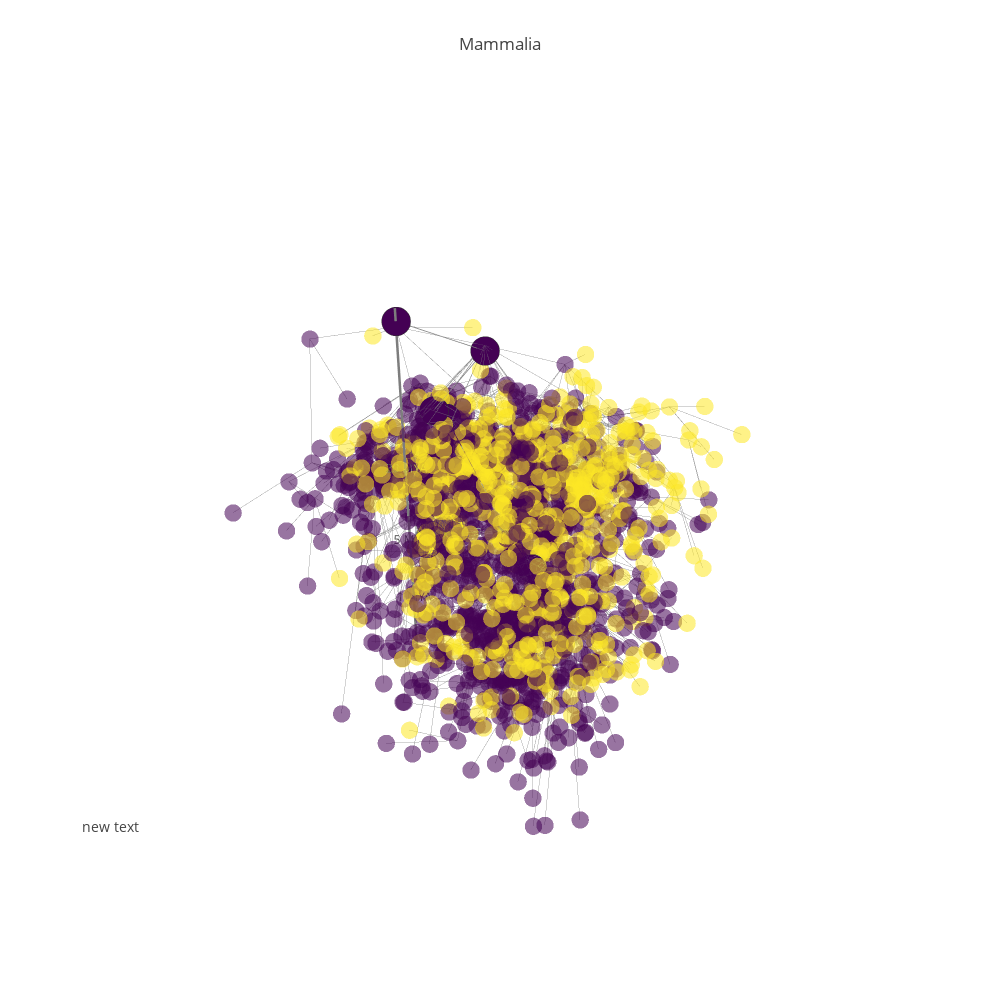

The notebook cell this image was saved under:
### Code cell
#pgp.plot_data
pgp.render_plot()
#pgp.render_plot(publish=True, filename="Mammals")

### Figure 1 — Plotly figure (JSON) as saved in the notebook; plotly's stock layout.template omitted (floating-point values rounded to 4 significant figures; data arrays with more than 128 entries replaced by an {"elided": "..."} marker saying what was removed)
{"data": [{"hoverinfo": "none", "line": {"color": "rgb(125,125,125)", "width": 5}, "mode": "lines", "type": "scatter3d", "uid": "76a0aa86-c91d-11e8-9947-f45c89a09993", "x": [-3.531, -3.531, null], "y": [0.6936, 0.6936, null], "z": [5.659, -0.09923, null]}, {"mode": "text", "text": ["1 MYA", "5 MYA", "20 MYA", "50 MYA", "150 MYA"], "type": "scatter3d", "uid": "76a1c81c-c91d-11e8-94cc-f45c89a09993", "x": [-3.531, -3.531, -3.531], "y": [0.6936, 0.6936, 0.6936], "z": [0.6931, 1.792, 3.045, 3.932, 5.017]}, {"hoverinfo": "none", "line": {"color": "rgb(125,125,125)", "width": 1}, "mode": "lines", "opacity": 0.65, "type": "scatter3d", "uid": "76a1ca74-c91d-11e8-8ae0-f45c89a09993", "x": {"elided": "5064 float values"}, "y": {"elided": "5064 float values"}, "z": {"elided": "5064 float values"}}, {"hoverinfo": "text", "marker": {"color": {"elided": "1688 int values"}, "colorscale": "Viridis", "opacity": 0.55, "size": 6, "symbol": "circle"}, "mode": "markers", "name": "actors", "text": {"elided": "1688 str values"}, "textfont": {"color": "#ff7f0e", "family": "sans serif", "size": 18}, "type": "scatter3d", "uid": "76a1cc0c-c91d-11e8-9c08-f45c89a09993", "x": {"elided": "1688 float values"}, "y": {"elided": "1688 float values"}, "z": {"elided": "1688 float values"}}, {"hoverinfo": "none", "line": {"color": "rgb(125,125,125)", "width": 1.5}, "mode": "lines", "opacity": 1, "type": "scatter3d", "uid": "76a1cdf8-c91d-11e8-a745-f45c89a09993", "x": [-3.531, -3.531, null, -4.349, -3.531, null, -4.094, -4.349, null, -4.185, -4.094, null, -4.519, -4.185, null, -4.041, -4.519, null, -3.575, -4.519, null, -5.107, -4.519, null, -3.704, -4.519, null, -4.16, -4.519, null, -5.239, -4.519, null, -5.014, -4.519, null], "y": [0.6936, 0.6936, null, 1.431, 0.6936, null, 0.6824, 1.431, null, 0.8313, 0.6824, null, 1.666, 0.8313, null, 0.9631, 1.666, null, 1.015, 1.666, null, 1.05, 1.666, null, 0.9481, 1.666, null, 2.504, 1.666, null, 1.453, 1.666, null, 1.972, 1.666, null], "z": [5.485, 5.485, null, 5.054, 5.485, null, 3.988, 5.054, null, 3.893, 3.988, null, 2.261, 3.893, null, 2.184, 2.261, null, 2.177, 2.261, null, 2.229, 2.261, null, 2.209, 2.261, null, 2.227, 2.261, null, 2.246, 2.261, null, 2.196, 2.261, null]}, {"hoverinfo": "text", "marker": {"color": [0, 0, 0, 0, 0, 2, 2, 2, 2, 0, 0, 0], "colorscale": "Viridis", "line": {"color": "rgb(50,50,50)", "width": 0.5}, "size": 10, "symbol": "circle"}, "mode": "markers", "name": "actors", "text": ["<a href=\"https://en.wikipedia.org/wiki/Mammalia\">Mammalia -- 15040 (225.0 MYA)</a>", "<a href=\"https://en.wikipedia.org/wiki/Eutheria\">Eutheria -- 15997 (161.0 MYA)</a>", "<a href=\"https://en.wikipedia.org/wiki/Cetacea\">Cetacea -- 15977 (53.0 MYA)</a>", "<a href=\"https://en.wikipedia.org/wiki/Mysticeti\">Mysticeti -- 16024 (45.0 MYA)</a>", "<a href=\"https://en.wikipedia.org/wiki/Balaenidae\">Balaenidae -- 16035 (8.0 MYA)</a>", "<a href=\"https://en.wikipedia.org/wiki/Morenocetus\">Morenocetus -- 16037 (8.0 MYA)</a>", "<a href=\"https://en.wikipedia.org/wiki/Balaenula\">Balaenula -- 16038 (8.0 MYA)</a>", "<a href=\"https://en.wikipedia.org/wiki/Protobalaena\">Protobalaena -- 16039 (8.0 MYA)</a>", "<a href=\"https://en.wikipedia.org/wiki/Mesoteras\">Mesoteras -- 16040 (8.0 MYA)</a>", "<a href=\"https://en.wikipedia.org/wiki/Balaena mysticetus\">Balaena mysticetus -- 16041 (8.0 MYA)</a>", "<a href=\"https://en.wikipedia.org/wiki/Eubalaena glacialis\">Eubalaena glacialis -- 16042 (8.0 MYA)</a>", "<a href=\"https://en.wikipedia.org/wiki/Eubalaena australis\">Eubalaena australis -- 16043 (8.0 MYA)</a>"], "type": "scatter3d", "uid": "76a1cf62-c91d-11e8-a30d-f45c89a09993", "x": [-3.531, -4.349, -4.094, -4.185, -4.519, -4.041, -3.575, -5.107, -3.704, -4.16, -5.239, -5.014], "y": [0.6936, 1.431, 0.6824, 0.8313, 1.666, 0.9631, 1.015, 1.05, 0.9481, 2.504, 1.453, 1.972], "z": [5.485, 5.054, 3.988, 3.893, 2.261, 2.184, 2.177, 2.229, 2.209, 2.227, 2.246, 2.196]}], "layout": {"annotations": [{"font": {"size": 14}, "showarrow": false, "x": 0, "xanchor": "left", "xref": "paper", "y": 0.1, "yanchor": "bottom", "yref": "paper"}], "height": 1000, "hovermode": "closest", "margin": {"t": 100}, "scene": {"xaxis": {"showbackground": false, "showgrid": false, "showline": false, "showticklabels": false, "title": "", "zeroline": false}, "yaxis": {"showbackground": false, "showgrid": false, "showline": false, "showticklabels": false, "title": "", "zeroline": false}, "zaxis": {"showbackground": false, "showgrid": false, "showline": false, "showticklabels": false, "title": "", "zeroline": false}}, "showlegend": false, "title": "Mammalia", "width": 1000}}
